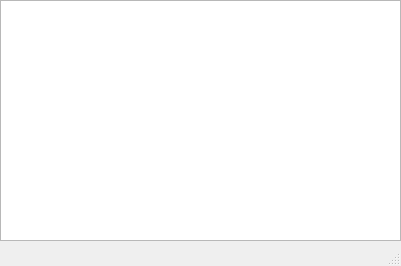
<?xml version="1.0" encoding="UTF-8"?>
<ui version="4.0">
 <class>MstscServer</class>
 <widget class="QMainWindow" name="MstscServer">
  <property name="geometry">
   <rect>
    <x>0</x>
    <y>0</y>
    <width>401</width>
    <height>266</height>
   </rect>
  </property>
  <property name="windowTitle">
   <string>MstscServer</string>
  </property>
  <widget class="QWidget" name="centralWidget">
   <widget class="QTextEdit" name="logs">
    <property name="geometry">
     <rect>
      <x>0</x>
      <y>0</y>
      <width>401</width>
      <height>241</height>
     </rect>
    </property>
   </widget>
  </widget>
  <widget class="QStatusBar" name="statusBar"/>
 </widget>
 <layoutdefault spacing="6" margin="11"/>
 <resources/>
 <connections/>
</ui>
